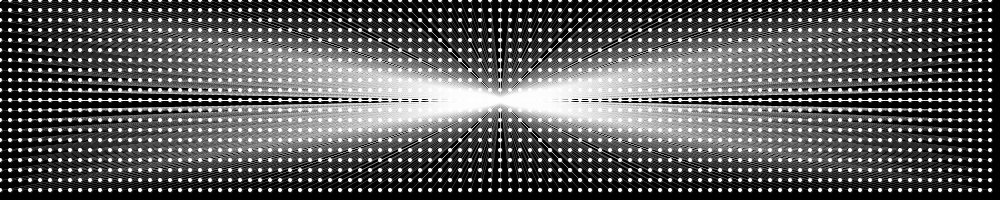
Frame 1 (no input)
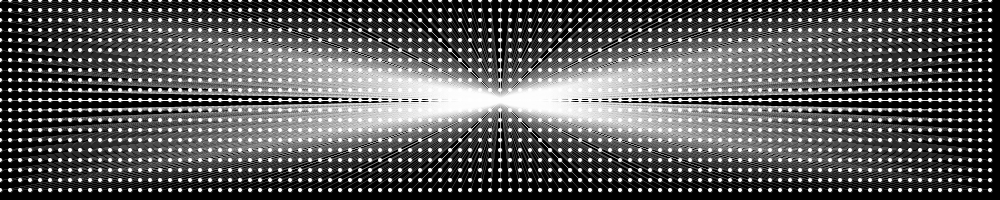
Frame 60 (the mouse pressed at the canvas centre just before this capture)
Frame 120 (the mouse held since frame 60 and released just before this capture): identical to frame 60, image omitted

The Processing sketch that drew these frames (run headless with seeded random() and noise(); from frame 60 on, the mouse is pressed at the canvas centre):

// Processing sketch: processing_37396
// ── processing_37396.pde

void setup (){
  size (1000,200);
  smooth();
  background(0);
}

void draw(){
  background(0);
  for(int x = 0; x < width; x+=10){
    for(int y = 0; y < height; y+=10){
      ellipse(x,y,4,4);
      strokeWeight(.16);
      stroke(255);
      line(width/2,height/2,x,y);
    }
  }
}
